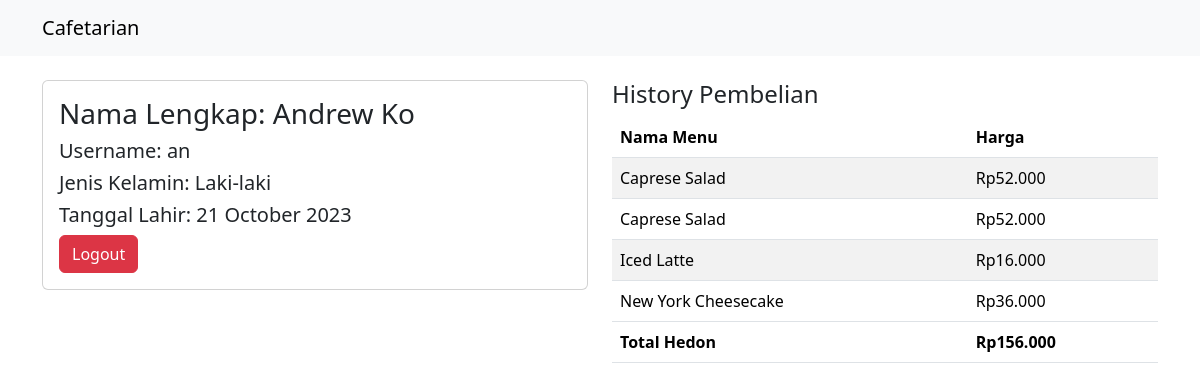
The page /user/user_dashboard.php (signed in) on the database its author committed.
### tables this page shows
CREATE TABLE `access_table` (
  `id` int(11) NOT NULL,
  `first_name` varchar(100) NOT NULL,
  `last_name` varchar(100) NOT NULL,
  `gender_type` varchar(1) NOT NULL,
  `birth_date` date NOT NULL,
  `username` varchar(100) NOT NULL,
  `password` varchar(255) NOT NULL,
  `role` tinyint(4) NOT NULL
);

CREATE TABLE `history_user` (
  `id` int(11) NOT NULL,
  `id_user` int(11) NOT NULL,
  `nama_menu` varchar(100) NOT NULL,
  `quantity` int(11) NOT NULL,
  `total_price` int(11) NOT NULL
);

### user/user_dashboard.php (the view, shortened to what this page needs)
<?php
include '../database/connect.php';
?>
<!DOCTYPE html>
<html lang="en">
<head>
    <link href="https://cdn.jsdelivr.net/npm/bootstrap@5.3.2/dist/css/bootstrap.min.css" rel="stylesheet">
</head>
<nav class="navbar navbar-expand-lg fixed-top bg-body-tertiary">
    <div class="container">
        <a class="navbar-brand" href="../index.php">Cafetarian</a>
    </div>
</nav>
<body>
    <div class="container">
        <div class="row">
            <div class="col-12 col-md-6">
                <div class="card p-3">
                    <?php
                    $sql = "SELECT * FROM access_table WHERE id = $_SESSION[user_id]";
                    $result = mysqli_query($conn, $sql);
                    $row = mysqli_fetch_assoc($result);
                    echo '<h3>Nama Lengkap: ' . $row['first_name'] . ' ' . $row['last_name'] . '</h3>';
                    echo '<h5>Username: ' . $row['username'] . '</h5>';
                    if ($row['gender_type'] == 'm') {
                        echo '<h5>Jenis Kelamin: Laki-laki</h5>';
                    } else {
                        echo '<h5>Jenis Kelamin: Perempuan</h5>';
                    }
                    $birthdate = $row['birth_date'];
                    $date_elements = explode('-', $birthdate);
                    $formatted_birthdate = $date_elements[2] . ' ' . date("F", mktime(0, 0, 0, $date_elements[1], 10)) . ' ' . $date_elements[0];
                    echo '<h5>Tanggal Lahir: ' . $formatted_birthdate . '</h5>';
                    ?>
                    <div class="col">
                        <a href="../logout/logout.php" class="btn btn-danger">Logout</a>
                    </div>
                </div>
            </div>
            <div class="col-12 col-md-6">
                <div class="row">
                    <h4>History Pembelian</h4>
                    <div class="table-responsive">
                        <table class="table table-striped">
                            <thead>
                                <tr>
                                    <th>Nama Menu</th>
                                    <th>Harga</th>
                                </tr>
                            </thead>
                            <tbody>
                                <?php
                                $total_uang = 0;
                                $sql_history = "SELECT * FROM history_user WHERE id_user = $_SESSION[user_id]";
                                $result_history = mysqli_query($conn, $sql_history);
                                foreach ($result_history as $history) :
                                    $total_uang += $history['total_price'];
                                ?>
                                    <tr>
                                        <td><?= $history['nama_menu'] ?></td>
                                        <td>Rp<?= number_format($history['total_price'], 0, ',', '.') ?></td>
                                    </tr>
                                <?php
                                endforeach;
                                ?>
                            </tbody>
                            <tfoot>
                                <tr>
                                    <td><strong>Total Hedon</strong></td>
                                    <td><strong>Rp<?= number_format($total_uang, 0, ',', '.') ?></strong></td>
                                </tr>
                            </tfoot>
                        </table>
                    </div>
                </div>
            </div>
        </div>
    </div>
</body>
</html>

### user/user_dashboard.php (style rules this page uses)
body { padding-top: 80px; }

### rows shown on the page
access_table: first_name "Andrew", last_name "Ko", username "an", birth_date "21 October 2023"
history_user: nama_menu "Caprese Salad", total_price "52.000"
history_user: nama_menu "Caprese Salad", total_price "52.000"
history_user: nama_menu "Iced Latte", total_price "16.000"
history_user: nama_menu "New York Cheesecake", total_price "36.000"

### other values the page prints
$total_uang "156.000"
